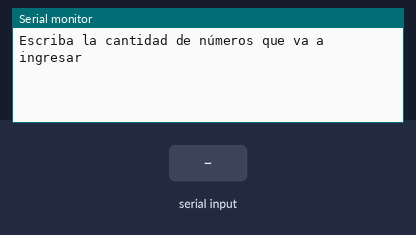
Bench run of a sketch on a simulated Arduino Uno, built with avr-gcc and run on an emulated ATmega328P. Shown: the last lines printed to the serial monitor. The test bench sets the inputs (shaded band).

Above: at 1.2 s.
1.3 s: "90,45\n" received over Serial
At 3.3 s:
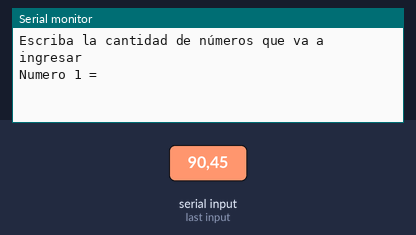
3.8 s: "30,150\n" received over Serial
At 5.4 s:
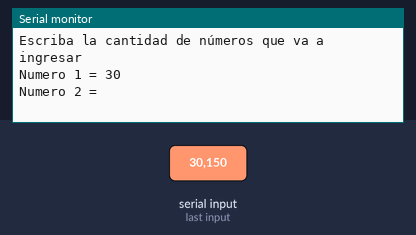

The sketch:

promedio.ino
```cpp
int n;
int prom=0;
void setup() {
  Serial.begin(9600);
}
void loop() {

  Serial.println("Escriba la cantidad de números que va a ingresar");
  while (!Serial.available()); // Espera datos
  n = (Serial.readString()).toInt();
  int numeros [n]; //arreglo para guardar datos

  for (int i = 0; i <= n - 1; i++) {
     Serial.print("Numero ");
     Serial.print(i+1);
     Serial.print(" = ");
    while (!Serial.available()); // Esperamos a que ingrese num

    numeros [i] = (Serial.readString()).toInt();
    Serial.println(numeros[i]);
  }
  for (int i = 0; i <= n - 1; i++) { //suma todos los datos
    prom = prom + numeros [i];
  }
  Serial.print("La media es = ");
  prom = prom / n;
  Serial.println (prom);

}
```

Measured:
- after the input at 1.3 s, the serial monitor: prints a new line after 1.0 s (image 1)
- after the input at 3.8 s, the serial monitor: prints a new line after 1.0 s (image 2)
